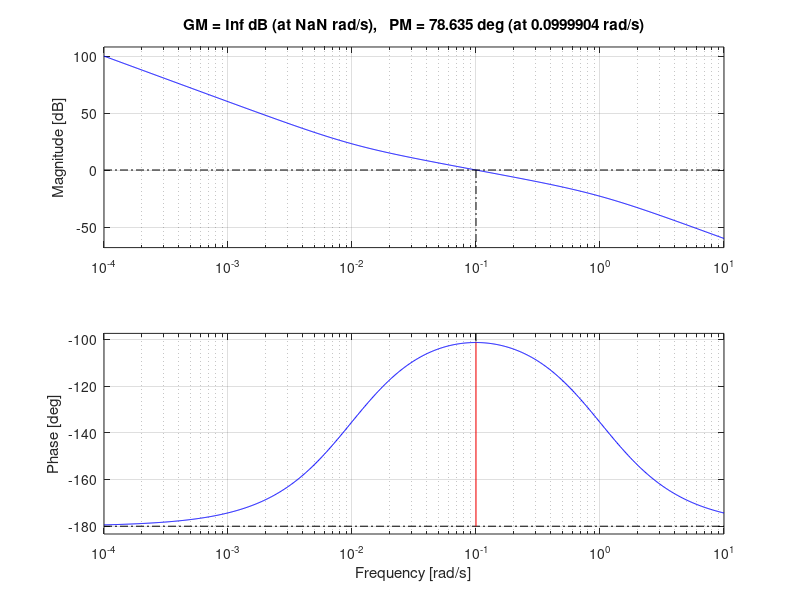

MATLAB code for this plot:
clear
s=tf('s');
TauHC=1;
Tau=1;
TauZero=100;

L=1/Tau*(1+(TauZero+1)*s)/((TauZero+1)*s*(1+TauHC*s)*s);
pole(L)
margin(L/10)